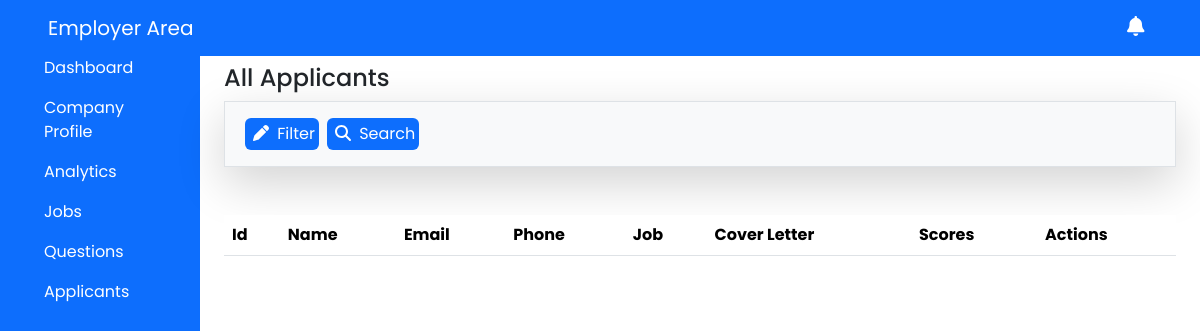
Page /employer/applicants/ (signed in) on the earlier database version.
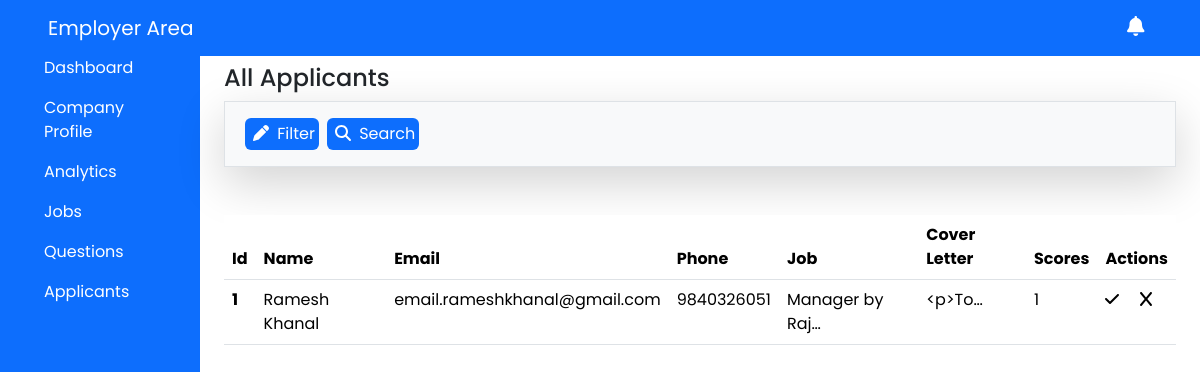
Same page on the later database version.
### jobseeker/models.py (models this page shows, shortened)
class AppliedJobs(models.Model):
    id = models.UUIDField(primary_key=True)
    job = models.ForeignKey(Job,on_delete=models.CASCADE)
    job_seeker = models.ForeignKey(JobSeeker,on_delete=models.CASCADE)
    coverletter = models.TextField(null=False,blank=False,verbose_name="Cover Letter",default='')
    class Meta:
        verbose_name_plural = 'Applied Jobs'

class JobSeeker(models.Model):
    id = models.UUIDField(primary_key=True)
    name = models.CharField(max_length=50,null=False,blank=False,verbose_name='Jobseeker Name')
    email = models.EmailField(null=False, blank=False, unique=True,verbose_name='Jobseeker Email')
    password = models.TextField(max_length=255,blank=False,null=False,verbose_name='Jobseeker Password')
    phone = models.TextField(max_length=15,blank=False,null=False,verbose_name='Jobseeker Phone')
    address = models.TextField(max_length=50,blank=True,null=True,default="Kathmandu",verbose_name='Address')
    date_of_birth = models.DateField(null=True, blank=True)
    about_me = models.TextField(null=True,blank=True,verbose_name='About You')
    qualification = models.TextField(blank=True,null=True,verbose_name="Qualifications")
    experiences = models.TextField(blank = True,null=True,verbose_name='Experiences')
    preferences = models.TextField(null=True,blank=True,verbose_name="Job Preferences")
    cv = models.FileField(upload_to=filepath,verbose_name='CV')
    profile = models.FileField(upload_to=profilepath,verbose_name='Profile')

### employer/models.py (models this page shows, shortened)
class Job(models.Model):
    employer = models.ForeignKey(Employer,on_delete=models.CASCADE,related_name='job')
    job_id = models.AutoField(primary_key=True)
    job_type = models.CharField(max_length=50,choices=JOB_TYPE,blank=False,null=False ,verbose_name='Job type')
    job_position = models.CharField(verbose_name="Position",max_length=100,null=False,blank=False)
    job_requirement = models.CharField(verbose_name="Requirements",max_length=100,null=False,blank=False)
    job_description = models.TextField(verbose_name="Description",null=False,blank=False)
    salary = models.TextField(max_length=30,blank=True,null=True)
    location_type = models.TextField(choices=LOCATION_TYPE,blank=False)
    deadline = models.DateField(blank=False,null=False,default=default_deadline)
    def __str__(self):
        return f'{self.job_position} by {self.employer.emp_name}'

class Employer(models.Model):
    emp_id = models.AutoField(primary_key=True)
    emp_name = models.CharField(max_length=50,null=False,blank=False,verbose_name='Employer name')
    emp_phone_number = models.CharField(max_length=11,null=False,blank=False,verbose_name='Employer number')
    emp_email = models.EmailField(verbose_name='Employer Email',null=False,blank=False,unique=True)
    emp_password = models.CharField(null=False,blank=False,verbose_name='Employer Password',max_length=255)
    about_employer = models.TextField(verbose_name='About Employer',blank=True,null=True)
    emp_profile = models.FileField(upload_to=filepath ,null=True,verbose_name='Profile Photo')

### employer/views.py (the view)
# urls.py: path('applicants/',applicants,name='applicants'),
def applicants(request):
    email = request.session.get('email',None)
    if email:
        applicants = {}
        message = ''
        employer = Employer.objects.get(emp_email = email)
        jobs = Job.objects.filter(employer = employer)
        for job in jobs:
            applicant = AppliedJobs.objects.filter(job = job)
            if applicant.exists():
                applicants[job] = applicant
        return render(request,'employer-dashboard/components/applicants.html',{'message':message,'data':applicants})
    else:
        messages.error("Session Expired. Please login again.")
        return redirect('employer_signin')

### templates/employer-dashboard/components/applicants.html
{% extends "../index.html" %}
{% block content %}
<div class="container">
  <h1 class="fs-4">All Applicants</h1>
  <div class="container shadow-lg p-3 mb-5 bg-body-tertiary border">
    <div class="d-flex justify-content-start">
        <a href="#" class="bg-primary text-white p-1 rounded mx-1" id="toggle_update">
            <i class="fas fa-pen mx-1"></i>
            Filter</a>
        <a href="#" class="bg-primary text-white p-1 rounded mx-1">
            <i class="fas fa-search mx-1"></i>
            Search</a>
    </div>
</div>
  <div class="mt-5">
    <table class="table">
      <thead>
        <tr>
        <th scope="col">Id</th>
        <th scope="col">Name</th>
        <th scope="col">Email</th>
        <th scope="col">Phone</th>
        <th scope="col">Job</th>
        <th scope="col">Cover Letter</th>
        <th scope="col">Scores</th>
        <th scope="col">Actions</th>
      </tr>
    </thead>
    <tbody>
      {% if message %}
      <tr>
        <th scope="row text-center" colspan="8">
          <div class="alert alert-primary" role="alert">
            {{message}}
          </div>
        </th>
      </tr>
      {%else%}
      {% for job,applicants in data.items %}
      {% for applicant in applicants %}
      <tr>
        <th scope="row">{{ forloop.counter}}</th>
        <td>{{applicant.job_seeker.name}}</td>
        <td>{{applicant.job_seeker.email}}</td>
        <td>{{applicant.job_seeker.phone}}</td>
        <td>{{applicant.job|truncatechars:15}}</td>
        <td>{{applicant.coverletter | safe |truncatechars:15}}</td>
        <td>1</td>
        <td>
          <i class="fas fa-check"></i>
          <i class="fas fa-x ms-3"></i>
        </td>
      </tr>
      {%endfor%}
      {%endfor%}
      {%endif%}
    </tbody>
  </table>
  </div>
</div>
{% endblock %}

Differences in the rows shown:
added AppliedJobs: job_seeker.name "Ramesh Khanal", job_seeker.email "email.rameshkhanal@gmail.com", job_seeker.phone "9840326051", job "Manager by Raj…", coverletter "<p>To…"
